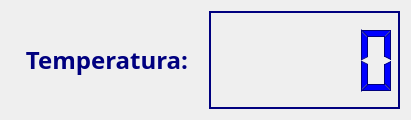
<?xml version="1.0" encoding="UTF-8"?>
<ui version="4.0">
 <class>Dialog</class>
 <widget class="QDialog" name="Dialog">
  <property name="geometry">
   <rect>
    <x>0</x>
    <y>0</y>
    <width>411</width>
    <height>120</height>
   </rect>
  </property>
  <property name="windowTitle">
   <string>Dialog</string>
  </property>
  <layout class="QGridLayout" name="gridLayout">
   <item row="1" column="1">
    <widget class="QLCDNumber" name="Lcd">
     <property name="palette">
      <palette>
       <active>
        <colorrole role="WindowText">
         <brush brushstyle="SolidPattern">
          <color alpha="255">
           <red>0</red>
           <green>0</green>
           <blue>255</blue>
          </color>
         </brush>
        </colorrole>
        <colorrole role="Button">
         <brush brushstyle="SolidPattern">
          <color alpha="255">
           <red>0</red>
           <green>0</green>
           <blue>127</blue>
          </color>
         </brush>
        </colorrole>
        <colorrole role="Light">
         <brush brushstyle="SolidPattern">
          <color alpha="255">
           <red>0</red>
           <green>0</green>
           <blue>127</blue>
          </color>
         </brush>
        </colorrole>
        <colorrole role="Dark">
         <brush brushstyle="SolidPattern">
          <color alpha="255">
           <red>0</red>
           <green>0</green>
           <blue>127</blue>
          </color>
         </brush>
        </colorrole>
        <colorrole role="Text">
         <brush brushstyle="SolidPattern">
          <color alpha="255">
           <red>0</red>
           <green>0</green>
           <blue>255</blue>
          </color>
         </brush>
        </colorrole>
        <colorrole role="ButtonText">
         <brush brushstyle="SolidPattern">
          <color alpha="255">
           <red>0</red>
           <green>0</green>
           <blue>0</blue>
          </color>
         </brush>
        </colorrole>
        <colorrole role="PlaceholderText">
         <brush brushstyle="SolidPattern">
          <color alpha="128">
           <red>0</red>
           <green>0</green>
           <blue>255</blue>
          </color>
         </brush>
        </colorrole>
       </active>
       <inactive>
        <colorrole role="WindowText">
         <brush brushstyle="SolidPattern">
          <color alpha="255">
           <red>0</red>
           <green>0</green>
           <blue>255</blue>
          </color>
         </brush>
        </colorrole>
        <colorrole role="Button">
         <brush brushstyle="SolidPattern">
          <color alpha="255">
           <red>0</red>
           <green>0</green>
           <blue>127</blue>
          </color>
         </brush>
        </colorrole>
        <colorrole role="Light">
         <brush brushstyle="SolidPattern">
          <color alpha="255">
           <red>0</red>
           <green>0</green>
           <blue>127</blue>
          </color>
         </brush>
        </colorrole>
        <colorrole role="Dark">
         <brush brushstyle="SolidPattern">
          <color alpha="255">
           <red>0</red>
           <green>0</green>
           <blue>127</blue>
          </color>
         </brush>
        </colorrole>
        <colorrole role="Text">
         <brush brushstyle="SolidPattern">
          <color alpha="255">
           <red>0</red>
           <green>0</green>
           <blue>255</blue>
          </color>
         </brush>
        </colorrole>
        <colorrole role="ButtonText">
         <brush brushstyle="SolidPattern">
          <color alpha="255">
           <red>0</red>
           <green>0</green>
           <blue>0</blue>
          </color>
         </brush>
        </colorrole>
        <colorrole role="PlaceholderText">
         <brush brushstyle="SolidPattern">
          <color alpha="128">
           <red>0</red>
           <green>0</green>
           <blue>255</blue>
          </color>
         </brush>
        </colorrole>
       </inactive>
       <disabled>
        <colorrole role="WindowText">
         <brush brushstyle="SolidPattern">
          <color alpha="255">
           <red>0</red>
           <green>0</green>
           <blue>127</blue>
          </color>
         </brush>
        </colorrole>
        <colorrole role="Button">
         <brush brushstyle="SolidPattern">
          <color alpha="255">
           <red>0</red>
           <green>0</green>
           <blue>127</blue>
          </color>
         </brush>
        </colorrole>
        <colorrole role="Light">
         <brush brushstyle="SolidPattern">
          <color alpha="255">
           <red>0</red>
           <green>0</green>
           <blue>127</blue>
          </color>
         </brush>
        </colorrole>
        <colorrole role="Dark">
         <brush brushstyle="SolidPattern">
          <color alpha="255">
           <red>0</red>
           <green>0</green>
           <blue>127</blue>
          </color>
         </brush>
        </colorrole>
        <colorrole role="Text">
         <brush brushstyle="SolidPattern">
          <color alpha="255">
           <red>0</red>
           <green>0</green>
           <blue>127</blue>
          </color>
         </brush>
        </colorrole>
        <colorrole role="ButtonText">
         <brush brushstyle="SolidPattern">
          <color alpha="255">
           <red>0</red>
           <green>0</green>
           <blue>127</blue>
          </color>
         </brush>
        </colorrole>
        <colorrole role="PlaceholderText">
         <brush brushstyle="SolidPattern">
          <color alpha="128">
           <red>0</red>
           <green>0</green>
           <blue>0</blue>
          </color>
         </brush>
        </colorrole>
       </disabled>
      </palette>
     </property>
    </widget>
   </item>
   <item row="1" column="0">
    <widget class="QLabel" name="label_4">
     <property name="font">
      <font>
       <family>Bahnschrift SemiLight SemiConde</family>
       <pointsize>14</pointsize>
       <weight>50</weight>
       <bold>false</bold>
      </font>
     </property>
     <property name="text">
      <string>&lt;html&gt;&lt;head/&gt;&lt;body&gt;&lt;p&gt;&lt;span style=&quot; font-size:18pt; font-weight:600; color:#00007f;&quot;&gt;Temperatura:&lt;/span&gt;&lt;/p&gt;&lt;/body&gt;&lt;/html&gt;</string>
     </property>
     <property name="alignment">
      <set>Qt::AlignCenter</set>
     </property>
    </widget>
   </item>
  </layout>
 </widget>
 <resources/>
 <connections/>
</ui>
